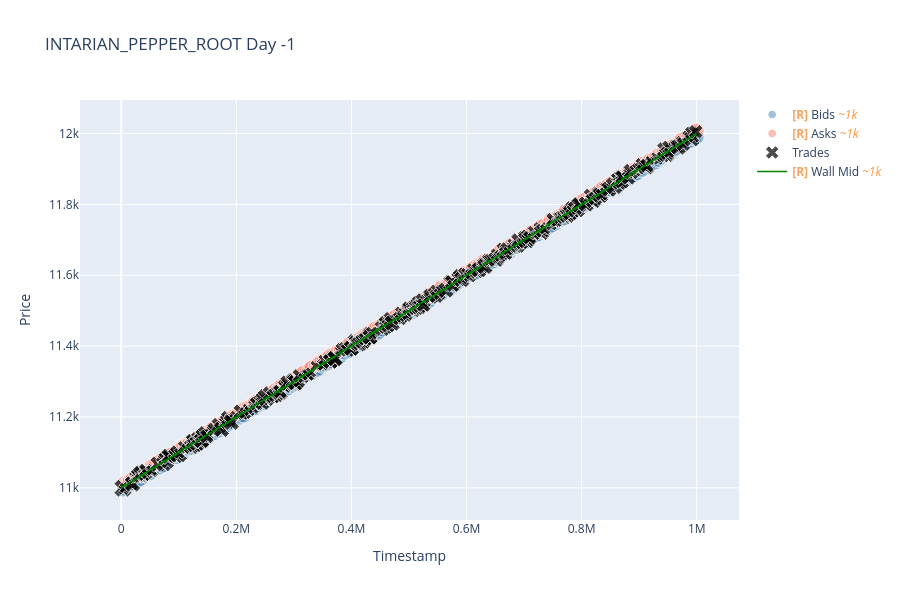

The notebook cell saved with this chart:
### Code cell
# Orderbook 散点图 + wall mid + trades
fig = plot_orderbook_scatter(
    prices_long, trades, product=PRODUCT, day=DAY, wall_mid_df=wall_mid_df,
    filter_by_volume=FILTER_BY_VOLUME,
    min_order_volume=MIN_ORDER_VOLUME,
    min_trade_quantity=MIN_TRADE_QUANTITY,
)
fig.show()

### Figure 1 — Plotly figure (JSON) as saved in the notebook; plotly's stock layout.template omitted (floating-point values rounded to 4 significant figures; data arrays with more than 128 entries replaced by an {"elided": "..."} marker saying what was removed)
{"data": [{"customdata": {"elided": "16222 int values"}, "hovertemplate": "Timestamp=%{x}<br>Price=%{y}<br>挂单量=%{customdata}<extra></extra>", "marker": {"color": "steelblue", "opacity": 0.5, "size": {"elided": "1000 float values"}}, "mode": "markers", "name": "<b style=\"color:sandybrown\">[R]</b> Bids <i style=\"color:#fc9944\">~1k</i>", "type": "scatter", "uid": "c683f9f6-eeff-4aa7-a14e-b317f1f91310", "x": {"elided": "1000 int values"}, "y": {"elided": "1000 int values"}}, {"customdata": {"elided": "16316 int values"}, "hovertemplate": "Timestamp=%{x}<br>Price=%{y}<br>挂单量=%{customdata}<extra></extra>", "marker": {"color": "salmon", "opacity": 0.5, "size": {"elided": "1000 float values"}}, "mode": "markers", "name": "<b style=\"color:sandybrown\">[R]</b> Asks <i style=\"color:#fc9944\">~1k</i>", "type": "scatter", "uid": "e8bfad68-b6b0-4170-8370-6b3d630e3470", "x": {"elided": "1000 int values"}, "y": {"elided": "1000 int values"}}, {"customdata": {"elided": "335 int values"}, "hovertemplate": "Timestamp=%{x}<br>Price=%{y}<br>成交量=%{customdata}<extra></extra>", "marker": {"color": "black", "size": {"elided": "335 float values"}, "symbol": "x"}, "mode": "markers", "name": "Trades", "type": "scatter", "uid": "17af6db0-d6fc-4e4e-b762-571b465c4d3a", "x": {"elided": "335 int values"}, "y": {"elided": "335 int values"}}, {"line": {"color": "green", "width": 1.5}, "mode": "lines", "name": "<b style=\"color:sandybrown\">[R]</b> Wall Mid <i style=\"color:#fc9944\">~1k</i>", "type": "scatter", "uid": "0c61b084-d113-42a6-9d15-b46685e4e351", "x": {"elided": "1000 int values"}, "y": {"elided": "1000 float values"}}], "layout": {"height": 600, "title": {"text": "INTARIAN_PEPPER_ROOT Day -1"}, "xaxis": {"title": {"text": "Timestamp"}}, "yaxis": {"title": {"text": "Price"}}}}
